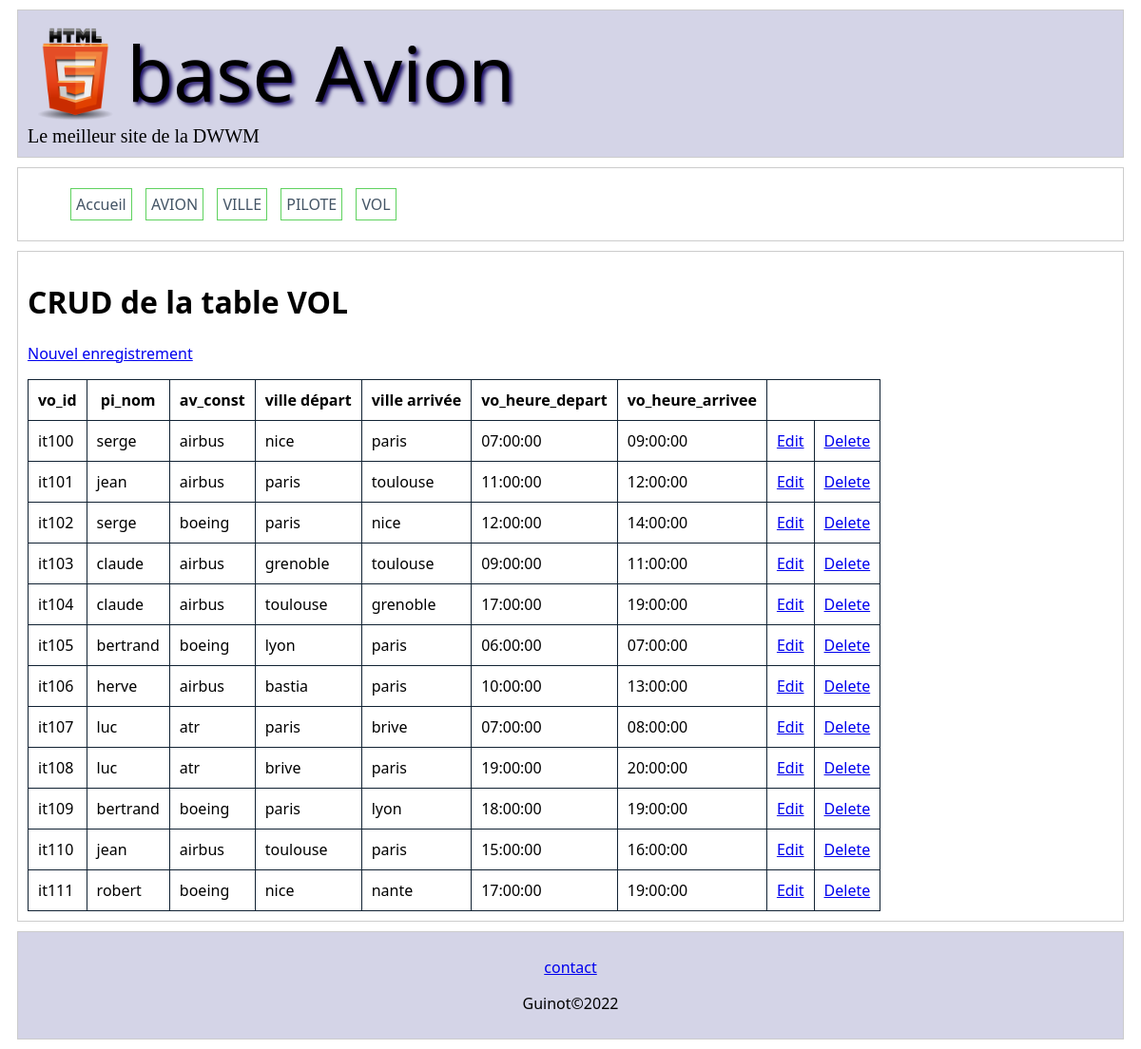
The page /vol_list.php on the database its author committed.
### tables this page shows
create table vol (
	vo_id char(5) not null unique ,
	vo_avion int not null,
	vo_pilote int not null ,
vo_site_depart int not null,
	vo_site_arrivee int not null,
	vo_heure_depart time,
	vo_heure_arrivee time
);

create table pilote (
	pi_id int not null auto_increment primary key,
	pi_nom varchar(20),
	pi_site int not null
);

create table avion (
	av_id int not null auto_increment primary key,
	av_const varchar(20),
	av_modele varchar(10),
	av_capacite int,
	av_site int not null
);

create table ville( 
	vi_id int not null auto_increment primary key,
	vi_nom varchar(50)
);

### www/vol_list.php (the view, shortened to what this page needs)
<?php
require("../include/inc_config.php");
$sql="
select
    vo_id,
    pi_nom,
    av_const,
    depart.vi_nom 'ville départ',
    arrivee.vi_nom 'ville arrivée',
    vo_heure_depart,
    vo_heure_arrivee
from
    vol,
    pilote,
    avion,
    ville depart,
    ville arrivee
where
    vo_pilote=pi_id and
    vo_avion=av_id and
    vo_site_depart=depart.vi_id and
    vo_site_arrivee=arrivee.vi_id
order by
    vo_id";
$result = mysqli_query($link, $sql);
$data = mysqli_fetch_all($result, MYSQLI_ASSOC);
?>
<!DOCTYPE html>
<html lang="fr">
<head>
    <?php require("../include/inc_head.php"); ?>
</head>
<body>
    <header>
        <?php require("../include/inc_header.php"); ?>
    </header>
    <nav>
        <?php require("../include/inc_menu.php"); ?>
    </nav>
    <main id="main">
        <h1>CRUD de la table VOL</h1>
        <p><a href="vol_edit.php?id=0">Nouvel enregistrement</a></p>
        <table>
            <tr>
                <?php
                if (count($data) > 0)
                    foreach ($data[0] as $cle => $valeur) {
                        echo "<th>$cle</th>";
                    }
                ?>
            </tr>
            <?php
            foreach ($data as $num => $ligne) {
                echo "<tr>";
                foreach ($ligne as $cle => $valeur) {
                    $valeur=htmlentities($valeur,ENT_QUOTES,"UTF-8");
                    echo "<td>$valeur</td>";
                }
                echo "<td><a href='vol_edit.php?id={$ligne["vo_id"]}'>Edit</a></td>";
                echo "<td><a href='vol_delete.php?id={$ligne["vo_id"]}'>Delete</a></td>";
                echo "</tr>";
            }
            ?>
        </table>
    </main>
    <footer>
        <?php require("../include/inc_footer.php"); ?>
    </footer>
</body>
</html>

### www/css/style.css (style rules this page uses)
body { font-family: 'Segoe UI', Tahoma, Geneva, Verdana, sans-serif; }
header, footer, nav, main { border: 1px solid #CCC; margin: 10px; padding: 10px; }
header, footer { background-color: rgb(212, 212, 231); }
footer { text-align: center; }
table, td, th { border: 1px solid #123; border-collapse: collapse; padding: 10px; }

### rows shown on the page
vol: vo_id "it100", vo_pilote.pi_nom "serge", vo_avion.av_const "airbus", vo_site_depart.vi_nom "nice", vo_site_depart.vi_nom "paris", vo_heure_depart "07:00:00", vo_heure_arrivee "09:00:00"
vol: vo_id "it101", vo_pilote.pi_nom "jean", vo_avion.av_const "airbus", vo_site_depart.vi_nom "paris", vo_site_depart.vi_nom "toulouse", vo_heure_depart "11:00:00", vo_heure_arrivee "12:00:00"
vol: vo_id "it102", vo_pilote.pi_nom "serge", vo_avion.av_const "boeing", vo_site_arrivee.vi_nom "paris", vo_site_arrivee.vi_nom "nice", vo_heure_depart "12:00:00", vo_heure_arrivee "14:00:00"
vol: vo_id "it103", vo_pilote.pi_nom "claude", vo_avion.av_const "airbus", vo_site_depart.vi_nom "grenoble", vo_site_depart.vi_nom "toulouse", vo_heure_depart "09:00:00", vo_heure_arrivee "11:00:00"
vol: vo_id "it104", vo_pilote.pi_nom "claude", vo_avion.av_const "airbus", vo_site_arrivee.vi_nom "toulouse", vo_site_arrivee.vi_nom "grenoble", vo_heure_depart "17:00:00", vo_heure_arrivee "19:00:00"
vol: vo_id "it105", vo_pilote.pi_nom "bertrand", vo_avion.av_const "boeing", vo_site_depart.vi_nom "lyon", vo_site_depart.vi_nom "paris", vo_heure_depart "06:00:00", vo_heure_arrivee "07:00:00"
vol: vo_id "it106", vo_pilote.pi_nom "herve", vo_avion.av_const "airbus", vo_site_depart.vi_nom "bastia", vo_site_depart.vi_nom "paris", vo_heure_depart "10:00:00", vo_heure_arrivee "13:00:00"
vol: vo_id "it107", vo_pilote.pi_nom "luc", vo_avion.av_const "atr", vo_site_depart.vi_nom "paris", vo_site_depart.vi_nom "brive", vo_heure_depart "07:00:00", vo_heure_arrivee "08:00:00"
vol: vo_id "it108", vo_pilote.pi_nom "luc", vo_avion.av_const "atr", vo_site_arrivee.vi_nom "brive", vo_site_arrivee.vi_nom "paris", vo_heure_depart "19:00:00", vo_heure_arrivee "20:00:00"
vol: vo_id "it109", vo_pilote.pi_nom "bertrand", vo_avion.av_const "boeing", vo_site_arrivee.vi_nom "paris", vo_site_arrivee.vi_nom "lyon", vo_heure_depart "18:00:00", vo_heure_arrivee "19:00:00"
vol: vo_id "it110", vo_pilote.pi_nom "jean", vo_avion.av_const "airbus", vo_site_arrivee.vi_nom "toulouse", vo_site_arrivee.vi_nom "paris", vo_heure_depart "15:00:00", vo_heure_arrivee "16:00:00"
vol: vo_id "it111", vo_pilote.pi_nom "robert", vo_avion.av_const "boeing", vo_site_arrivee.vi_nom "nice", vo_site_arrivee.vi_nom "nante", vo_heure_depart "17:00:00", vo_heure_arrivee "19:00:00"

### other values the page prints
NOM_DU_SITE "base Avion"
$cle "vo_id"
$cle "pi_nom"
$cle "av_const"
$cle "ville départ"
$cle "ville arrivée"
$cle "vo_heure_depart"
$cle "vo_heure_arrivee"
